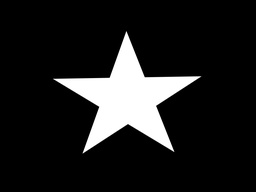
#> input picture star.jpg, 256 x 192 px, shrunk from 800 x 600 before the run
$ python morfologia.py
#> lines starting #> are read from the running program, lines starting #| are printed output that depends on the picture; after the words box and inside, x2 and y2 are one past the last pixel; in counts of white or black regions, pixels touching at a corner belong together
import cv2
import numpy as np
import matplotlib.pyplot as plt


#BINARIZACION DE IMAGEN
#leemos la imagen
im = cv2.imread("star.jpg")
#> im is the input picture: shape (192, 256, 3); min 0, max 255, mean 30.7
imgOri=cv2.cvtColor(im, cv2.COLOR_BGR2GRAY)
cv2.imshow("Color", im)
cv2.waitKey(0)
cv2.imshow("Gris", imgOri)
cv2.waitKey(0)

ancho, alto=imgOri.shape
#> ancho = 192; alto = 256
#convertimos la imagen (matriz) a un vector
array_im=np.array(imgOri)
vector=array_im.ravel()
#histograma
plt.hist(vector,256, [0,256])
plt.xticks([101],["Umbral ideal"])
#plt.plot(cdf_normalized, color = 'blue')
plt.show()
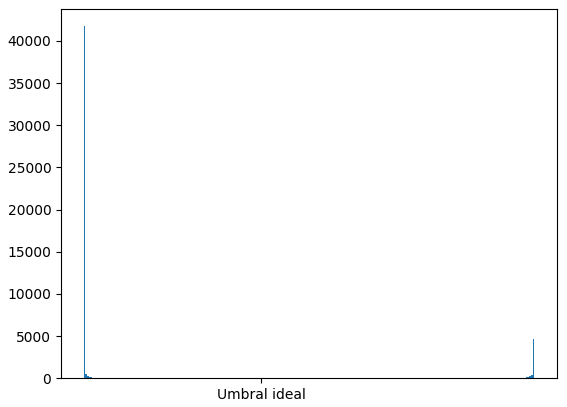
#> figure drawn by matplotlib, 1 panel; tallest bar 41752 high, from x = 0 to 1

#volvemos a convertir la imagen a matriz
array_im=np.array(imgOri)
umbral=147

#binarizamos la imagen
for i in range(ancho):
    for j in range(alto):
        if umbral <=imgOri[i,j]:

            imgOri[i,j]=255
        else:
            imgOri[i,j]=0
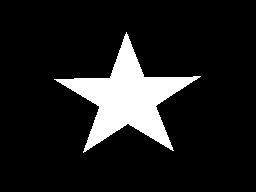
#> imgOri: shape (192, 256); 12% white; 1 white region, box (x1, y1, x2, y2) and area: (54, 32, 201, 153) 5883


cv2. imshow("imagen binarizada", imgOri )
cv2. waitKey()


#proceso de dilatacionA
#creamos la mascara en forma de cruz
dila = np.array(((0,1,0),(1,0,1),(0,1,0)),dtype=np.uint8)
#matriz para almacenar el resultado o donde se veran los cambios

imgDila = np.zeros((imgOri.shape), dtype=np.uint8)
imgDila = imgOri
for k in range(2):
    mat = np.pad(imgOri,(1,1), 'edge')#trabajamos con matrices
    for i in range(1,imgOri.shape[0]):
        for j in range(1,imgOri.shape[1]):
            #con los for hacemos el recorrido de la imagen
            #si la suma de donde va pasando la mascar excede los 255
            #entonces toma el valor de 255
            if np.sum(dila * mat[i-1:i+2,j-1:j+2]) >=255:
                imgDila[i,j] = 255
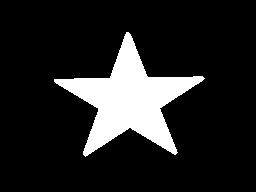
#> imgDila: shape (192, 256); 14.1% white; 1 white region, box (x1, y1, x2, y2) and area: (54, 32, 205, 157) 6910

cv2.imshow("Dilatacion", imgDila)
cv2.waitKey(0)


#proceso de erosion
#matriz para almacenar el nuevo resuktado
ero = np.zeros((imgOri.shape), dtype=np.uint8)
ero = imgOri
#creamos la mascara
matEro = np.array(((0,1,0),(1,0,1),(0,1,0)),dtype=np.uint8)
for k in range(2):
    mat1 = np.pad(imgOri,(1,1), 'edge')#trabajamos con matrices
    for i in range(1,imgOri.shape[0]):
        for j in range(1,imgOri.shape[1]):
            #hacemos el recorrido de la imagen
            #condicion de los nuevos parametros donde ira pasando la
            #mascara
            #si es menor que 255*4 entonces toma el valor de 0
            if np.sum(matEro * mat1[i-1:i+2,j-1:j+2] ) <255*4:
                ero[i,j] = 0
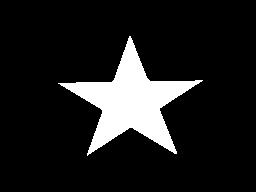
#> ero: shape (192, 256); 11.9% white; 1 white region, box (x1, y1, x2, y2) and area: (58, 36, 203, 156) 5840
#mostramos la imagen
cv2.imshow("Erosion", ero)
cv2.waitKey(0)


#proceso de apertura
#tomamos la imagen que ya esta en el proceso de erosion
#Y = X * S = (X EROSION S) DILATACION S

apertura = np.zeros((imgOri.shape), dtype = np.uint8)
apertura = ero
#luego tenemos que hacer dilatacion

#creamos nuestra mascara
matApe = np.array(((0,1,0),(1,0,1),(0,1,0)),dtype=np.uint8)
for k in range(2):
    mat2 = np.pad(imgOri,(1,1), 'edge')#trabajamos con matrices
    for i in range(1,imgOri.shape[0]):
        for j in range(1,imgOri.shape[1]):
            #con los for hacemos el recorrido de la imagen
            #si la suma de donde va pasando la mascar excede los 255
            #entonces toma el valor de 255
            if np.sum(matApe * mat2[i-1:i+2,j-1:j+2]) >=255:
                apertura[i,j] = 255
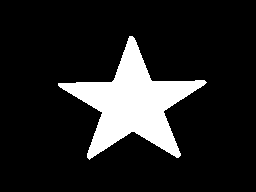
#> apertura: shape (192, 256); 13.9% white; 1 white region, box (x1, y1, x2, y2) and area: (58, 36, 207, 160) 6850
cv2.imshow("Apertura", apertura)
cv2.waitKey(0)


#proceso de cierre
#tomamos la imagen que ya tiene el proceso de dilatacion
# Y = X * S = (X DILATACION S) EROSION S

cierre = np.zeros((imgOri.shape), dtype=np.uint8)
cierre = imgDila
#una vez que ya tebemos la imagen dilatara hacemos la erosion

#mascara
matCierre = np.array(((0,1,0),(1,0,1),(0,1,0)),dtype=np.uint8)

for k in range(2):
    mat3 = np.pad(imgOri,(1,1), 'edge')#trabajamos con matrices
    for i in range(1,imgOri.shape[0]):
        for j in range(1,imgOri.shape[1]):
            #hacemos el recorrido de la imagen
            #condicion de los nuevos parametros donde ira pasando la
            #mascara
            #si es menor que 255*4 entonces toma el valor de 0
            if np.sum(matCierre * mat3[i-1:i+2,j-1:j+2] ) <255*4:
                cierre[i,j] = 0
#> this loop made 2 passes
#> pass 1, `mat3 = np.pad(imgOri,(1,1), 'edge')#trabajamos con matrices`:
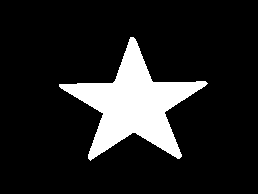
#> mat3: shape (194, 258); 13.7% white; 1 white region, box (x1, y1, x2, y2) and area: (59, 37, 208, 161) 6850
#> after the loop:
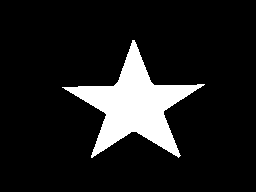
#> cierre: shape (192, 256); 11.8% white; 1 white region, box (x1, y1, x2, y2) and area: (62, 40, 205, 158) 5797
cv2.imshow("Cierre", cierre)
cv2.waitKey(0)
cv2.destroyAllWindows()
